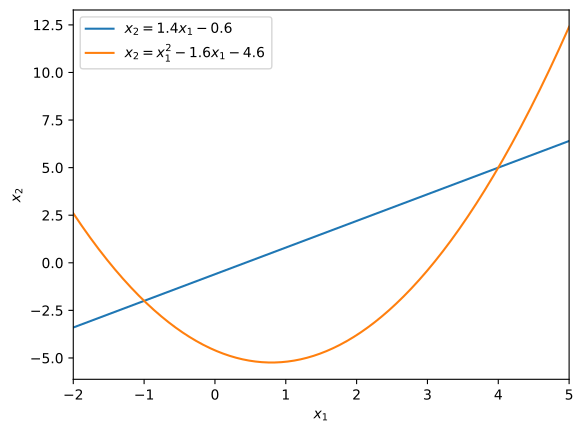

Recreate this plot in Python.
import numpy as np
from scipy.optimize import fsolve
import matplotlib.pyplot as plt

line_func = lambda x1, x2 : 1.4*x1 - x2 - .6
parabole_func = lambda x1, x2 : x1**2 - 1.6*x1 - x2 - 4.6
system = lambda x : (line_func(*x), parabole_func(*x))

solve_guesses = ([-1, -1.5], [4, .5])

solutions = []
for solve_guess in solve_guesses:
    solutions.append(fsolve(system, solve_guess))

print(f"As solucións (x1, x2) atopadas para o sistema son:\n{solutions}")

search_precision = 6
search_sweep = np.linspace(-10, 10, 1000)
search_solutions = []
for x1_guess in search_sweep:
    guess_solution = np.round(fsolve(system, (x1_guess, 0)), search_precision)
    if not guess_solution[0] in np.ravel(search_solutions)[::2]:
        search_solutions.append(guess_solution)

print(f"As solucións (x1, x2) atopadas para o sistema coa búsqueda amplia son:\n{solutions}")

fig, ax = plt.subplots()

xlin = np.linspace(-2, 5, 1000)

ax.plot(xlin, line_func(xlin, 0), label=r"$x_2 = 1.4 x_1 - 0.6$")
ax.plot(xlin, parabole_func(xlin, 0), label=r"$x_2 = x_1^2 - 1.6 x_1 - 4.6$")

ax.set_xlim(left=np.min(xlin), right=np.max(xlin))

ax.set_xlabel(r"$x_1$")
ax.set_ylabel(r"$x_2$")

ax.legend(loc="best")

fig.savefig("numerical-methods/diego/day-5/line_parabole_system.pdf", bbox_inches="tight")
